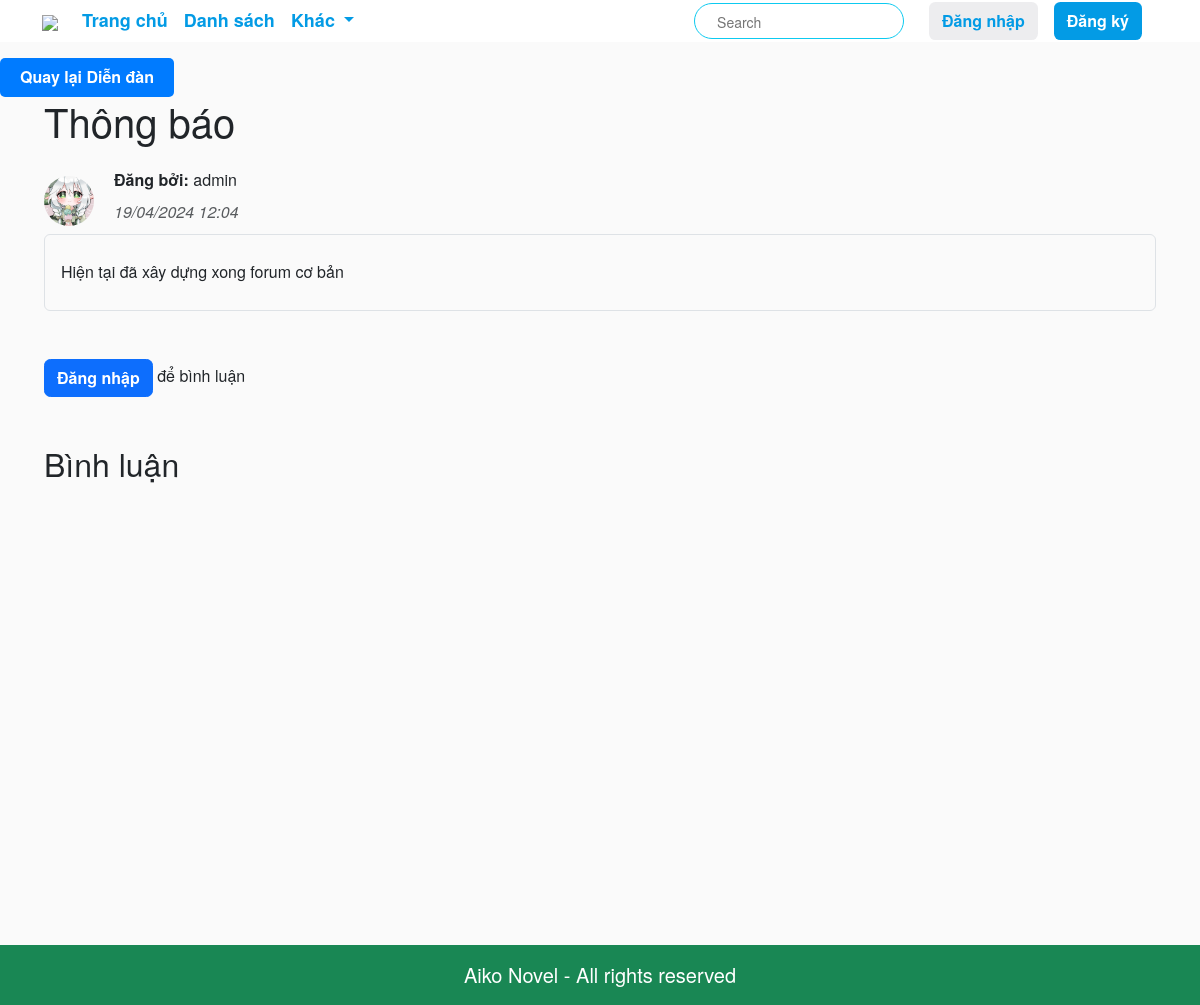
Page /forum/posts/1/ on the committed database.
### forum/models.py (models this page shows)
class ForumPost(models.Model):
    title = models.CharField(max_length=255)
    content = RichTextField()
    user_info = models.ForeignKey(UserInfo, on_delete=models.CASCADE)
    created_at = models.DateTimeField(auto_now_add=True)
    is_deleted = models.BooleanField(default=False)

### app/models.py (models this page shows, shortened)
class UserInfo(models.Model):
    username = models.OneToOneField(User, on_delete=models.CASCADE, db_index=True, primary_key=True)
    full_name = models.CharField(max_length=100, null=True)
    img_avatar = models.ImageField(upload_to='avatar_images/', null=True, default='avatar_images/default-avatar-profile-icon-of-social-media-user-vector.jpg')
    img_background = models.ImageField(upload_to='background_images/', null=True, blank=True)
    img_background_position = models.IntegerField(default=0)

### forum/views.py (the view, shortened to what this page needs)
# urls.py: path('posts/<int:pk>/', PostDetailView.as_view(), name='post-detail'),
class PostDetailView(FormMixin, DetailView):
    model = ForumPost
    template_name = 'forum/forum_post_detail.html'
    context_object_name = 'post'
    form_class = CommentForm
    def get_context_data(self, **kwargs):
        context = super().get_context_data(**kwargs)
        context['comments'] = self.object.comments.order_by('-created_at')
        context['comment_form'] = self.get_form()
        return context
    def post(self, request, *args, **kwargs):
        self.object = self.get_object()
        form = self.get_form()
        if form.is_valid():
            return self.form_valid(form)
        else:
            return self.form_invalid(form)

### forum/forms.py
class CommentForm(forms.ModelForm):
    class Meta:
        model = Comment
        fields = ['content']
        labels = {'content': ''}
        error_messages = {
            'content': {
                'required': 'Nhập nội dung bình luận',
            }
        }
        widgets = {
            'content': forms.Textarea(attrs={'rows': 5, 'style': 'width:100%;'}),
        }

### app/info.py (called while the page is built, shortened)
def get_user_info(request):
    info = {}  # Khởi tạo info ngay cả khi không có người dùng xác thực
    return info

### forum/templates/forum/forum_post_detail.html (shortened to what this page needs)
{% extends "app/base.html" %}
{% load static %}
{% block main_content %}
<link rel="stylesheet" type="text/css" href="{% static 'forum.css' %}">
<div class="mt-3">
  <button class="back-to-forum-btn" onclick="window.location.href='{% url 'forum-post-list' %}'">
    Quay lại Diễn đàn
  </button>
</div>
<div class="container" style="min-height: 100vh;">
  <div class="row justify-content-center">
    <div class="col-md-12">
      <h1 class="mb-4">{{ post.title }}</h1>
      {% if post.user_info.img_avatar %}
        <div class="user-info">
            <div class="avatar-container">
                <img src="{{ post.user_info.img_avatar.url }}">
            </div>
            <div class="user-info-details">
                <p><b>Đăng bởi:</b> {{ post.user_info.username }}</p>
                <p class="text-muted"><i>{{ post.created_at|date:"d/m/Y h:m" }}</i></p>
            </div>
        </div>
      {% endif %}
      <div class="border rounded p-3 mb-4">
        {% autoescape on %}
        <p>{{ post.content|safe }}</p>
        {% endautoescape %}
      </div>
      {% if user.username %}
      <div class="comment-section mt-5 mb-4 ">
        <h2>Thêm Bình Luận</h2>
        <form method="post" action="{% url 'add-comment-to-post' post.id %}" autocomplete="off">
          {% csrf_token %}
          <div class="row">
            <div class="col"> {{ comment_form }} </div>
          </div>
          <button type="submit" class="btn btn-primary">Đăng Bình Luận</button>
        </form>
      </div>
      {% else %}
      <div class="mt-5 mb-4"><button onclick="loadLoginForm()" class="btn btn-primary">Đăng nhập</button> để bình luận</div>
      {% endif %}
      <h2 class="mt-5 mb-4">Bình luận</h2>
    </div>
  </div>
</div>
{% endblock main_content %}

### app/static/app/css/base.css (style rules this page uses)
:root { --blue-color: #039be5; }
body { font-family: 'Source Sans Pro', 'Helvetica Neue', Helvetica, Arial, sans-serif !important;; font-size: 16px; background: #fafafa; line-height: 1.42857143; }
b, strong { font-weight: 700; }
p { margin: 0 0 10px; }
h2 { font-size: 32px; font-weight: 400; line-height: 36px; }
.btn { display: inline-flex; position: relative; -webkit-box-align: center; align-items: center; -webkit-box-pack: center; justify-content: center; vertical-align: middle; overflow: hidden; text-decoration: none; white-space: nowrap; user-select: none; font-weight: 600; border-radius: 0.4rem; }

### app/static/app/css/transteam.css (style rules this page uses)
.row { margin-left: -10px; margin-right: -10px; }

### app/static/app/css/read.css (style rules this page uses)
.user-info { display: flex; align-items: center; }
.avatar-container img { width: 50px; height: 50px; border-radius: 50%; margin-right: 10px; object-fit: cover; }
.user-info-details { display: flex; flex-direction: column; margin-left: 10px; }

### forum/static/forum.css (style rules this page uses)
.back-to-forum-btn { text-rendering: auto; font-weight: bold; -webkit-appearance: none; appearance: none; background-color: #007bff; color: #fff; padding: 8px 20px; border: none; border-radius: 5px; text-decoration: none; font-size: 16px; transition: background-color 0.3s; }
.user-info { display: flex; align-items: center; }
.avatar-container img { width: 50px; height: 50px; border-radius: 50%; margin-right: 10px; }
.user-info-details { display: flex; flex-direction: column; margin-left: 10px; }

### rows in the picture
ForumPost: title "Thông báo", user_info.img_avatar (picture), user_info.username "admin", created_at "19/04/2024 12:04", content "Hiện tại đã xây dựng xong forum cơ bản"
